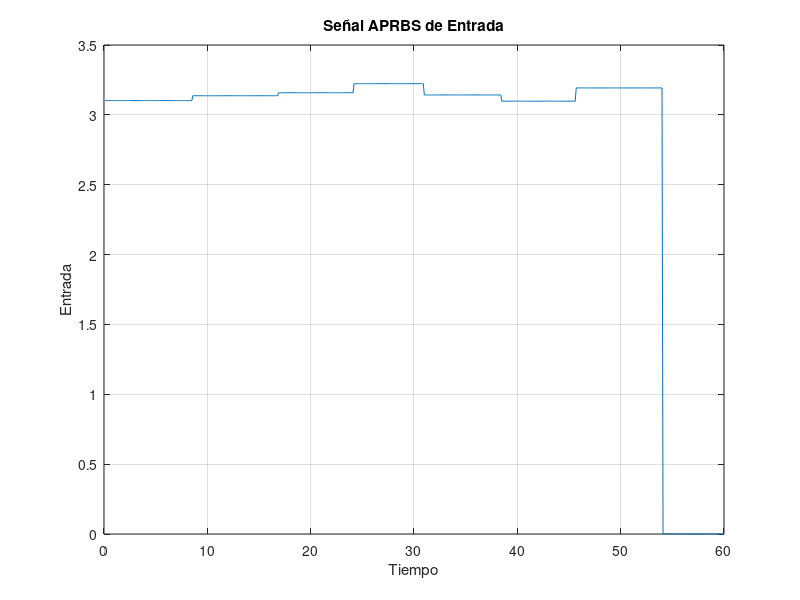

This chart was generated by the following MATLAB code:
function aprbs = aprbsGen()
    % generacion se�al aprbs
    Ts = 0.1 ; % tiempo de muestreo
    tau = 6;  % especificamos tiempo de establecimiento
    Ntau = tau/Ts; % cuantas muestras dan el t de establecimiento
    % el ancho de cada pulso se mover� entre tau y 1.5 tau
    Amax = pi+0.1;  % cotas de la se�al
    Amin = pi-0.1;  
    Tfinal = 60; % tiempo total

    Time = 0.1:Ts:Tfinal;
    Nmuestras = length(Time);
    Signal = zeros(1,Nmuestras);

    Nchanges = [1] ; % vector de muestras de cambio
    % partimos en muestra 1
    rng('default')

    i=1;
    while Nchanges(i)+Ntau < Nmuestras
        Nplus = round(Ntau + rand(1)*(Ntau*0.5));
        Nchanges =[Nchanges, Nchanges(end)+Nplus];
        i = i+1;
    end

    % ya tenemos las muestras de cambio
    % ahora procedemos a generar los valores, segun el largo de Nchanges
    Asignal = zeros(1, length(Nchanges)+1);
    for k =1:length(Asignal)
        Asignal(k) = rand(1)*(Amax-Amin)+Amin ;
    end

    % finalmente asignamos a la se�al completa los valores
    for j = 1:length(Nchanges)-1
        for i = Nchanges(j):Nchanges(j+1)-1
            Signal(i) = Asignal(j);
        end
    end
    plot(Time, Signal(1:Nmuestras))
    grid('on')
    title('Señal APRBS de Entrada')
    xlabel('Tiempo')
    ylabel('Entrada')
    aprbs = [Time',Signal(1:Nmuestras)'];
end
